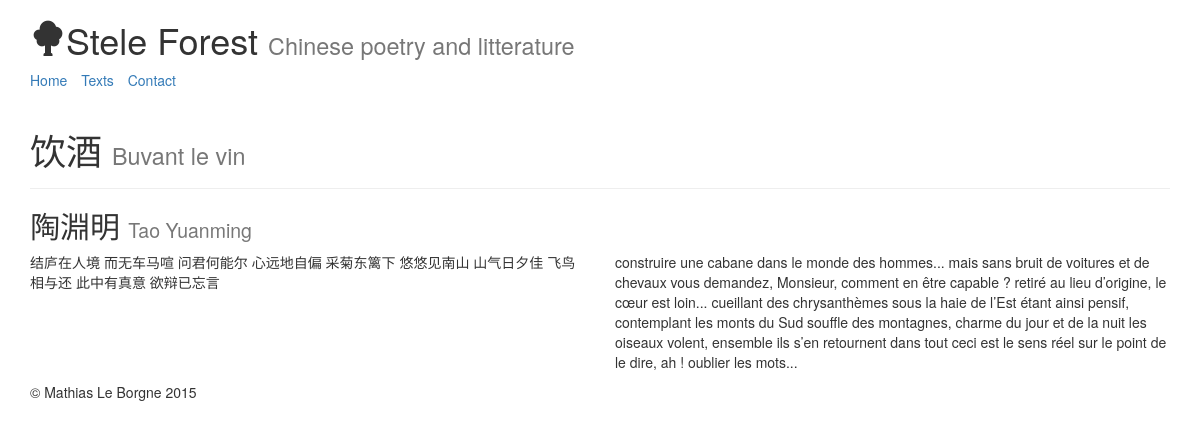
Screenshot of /text/6 with the database file from the repository.
### texts/models.py (models this page shows, shortened)
class Text(models.Model):
    title_french = models.CharField(max_length=100)
    title_chinese = models.CharField(max_length=100)
    author = models.ForeignKey('Author')
    content_french = models.TextField(null=True)
    content_chinese = models.TextField(null=True)
    date_release = models.DateTimeField(auto_now_add=True, auto_now=False,
                                        verbose_name="Release Date")
    date_writing = models.DateTimeField(auto_now_add=False, auto_now=False,
                                        null=True,
                                        verbose_name="Writing Date")

class Author(models.Model):
    name_chinese = models.CharField(max_length=42)
    name_pinyin = models.CharField(max_length=42)
    year_birth = models.IntegerField(null=True)
    year_death = models.IntegerField(null=True)

### texts/views.py (the view)
# urls.py: url(r'^text/(?P<text_id>\d+)$', 'read'),
def read(request, text_id):
    text = get_object_or_404(Text, id=text_id)
    return render(request, 'texts/text.html', {'text': text})

### texts/templates/texts/text.html (shortened to what this page needs)
{% extends "base.html" %}
{% block content %}
<div class="page-header">
    <h1>{{ text.title_chinese }} <small>{{ text.title_french }}</small></h1>
</div>
<h2>{{ text.author.name_chinese }} <small>{{ text.author.name_pinyin }}</small></h2>
<div class="row">
    <div class="col-sm-6">
        <p>{{ text.content_chinese }}</p>
    </div>
    <div class="col-sm-6">
        <p>{{ text.content_french }}</p>
    </div>
</div class="row">
{% endblock %}

### rows the page displays
Text: title_chinese "饮酒", title_french "Buvant le vin", author.name_chinese "陶淵明", author.name_pinyin "Tao Yuanming", content_chinese "结庐在人境 而无车马喧 问君何能尔 心远地自偏 采菊东篱下 悠悠见南山 山气日夕佳 飞鸟相与还 此中有真意 欲辩已忘言", content_french "construire une cabane dans le monde des hommes... mais sans bruit de voitures et de chevaux vous demandez, Monsieur, comment en être capable ? retiré au lieu d’origine, le cœur est loin... cueillant des chrysanthèmes sous la haie de l’Est étant ainsi pensif, contemplant les monts du Sud souffle des montagnes, charme du jour et de la nuit les oiseaux volent, ensemble ils s’en retournent dans tout ceci est le sens réel sur le point de le dire, ah ! oublier les mots..."
